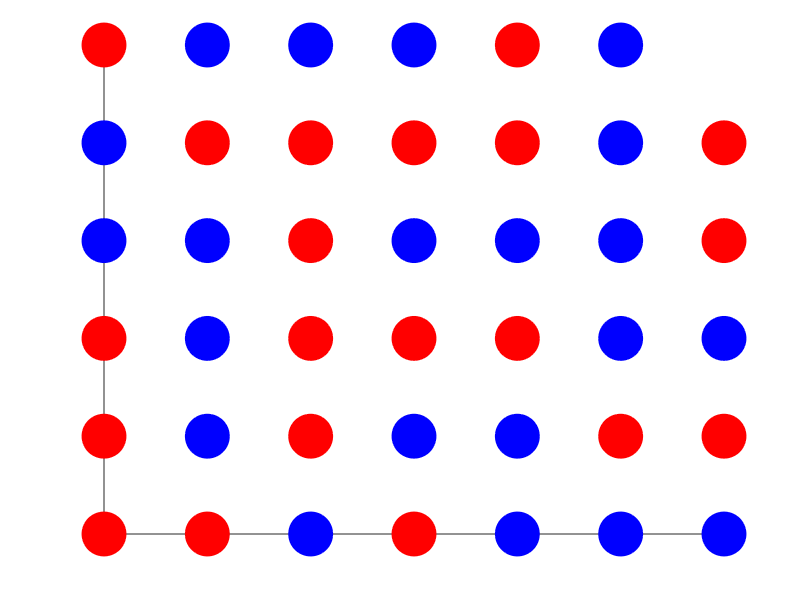

Write MATLAB code to recreate this figure.
clearvars
nMarkers    = 41;
heightSize  = 6;
widthSize   = 7;
markerSize  = 1000;
inRowWinner = 4;
red         = 0;
blue        = 1;

markerThrow  = repmat(1:widthSize,1,heightSize)';   %% sequential throw of markers in each column
[~,d]        = sort(randi(3*heightSize*widthSize,[heightSize*widthSize 1]));         %% create random shuffle instead of sequential throw
markerThrow  = markerThrow(d(1:nMarkers));                        %% sort original sequential throwing

gameMatrix = arrayfun(@(x) rem(find(markerThrow'==x),2),1:widthSize,'UniformOutput',0); % 10 = red 20 = Blue
gameMatrix = cell2mat(cellfun(@(x) [x';nan(heightSize-length(x),1)],gameMatrix,'UniformOutput',0)); %%convert to matrix of size = height and width

%% plot game
[rowRed ,colRed ] = find(gameMatrix == red);
[rowBlue,colBlue] = find(gameMatrix == blue);

scatter(colRed,rowRed,'Sizedata',markerSize,'MarkerFaceColor',[1 0 0],'MarkerEdgeColor',[1 0 0]);
hold on;
scatter(colBlue,rowBlue,'Sizedata',markerSize,'MarkerFaceColor',[0 0 1],'MarkerEdgeColor',[0 0 1]);

%% #inRow formation check
directionMatrix = [1 0;0 1 ;1 1 ;-1 1];  %% [horizontal vertical]
checkFormation = @(fill) ~isempty(find(diff([0 find(diff(fill)) length(fill)])>=inRowWinner, 1));
% checkFormation = @(fill) (diff([0 find(diff(fill)) length(fill)]));

%horizontal check
horizontalCheck = arrayfun(@(x) checkFormation(gameMatrix(x,:)),1:heightSize,'UniformOutput',0);
%Vertical check
verticalCheck = arrayfun(@(x) checkFormation(gameMatrix(:,x)'),1:widthSize,'UniformOutput',0);
%%right diagnol check
rowCheckLimit = heightSize + 1 - inRowWinner;
colCheckLimit = widthSize + 1 - inRowWinner;
rightDiagnolCheck = arrayfun(@(y,x) checkFormation(arrayfun(@(X,Y) gameMatrix(Y,X),x:x+min(heightSize-y+1,widthSize-x+1)-1,y:y+min(heightSize-y+1,widthSize-x+1)-1)),[rowCheckLimit:-1:1 ones(1,colCheckLimit-1)],[ones(1,rowCheckLimit-1) 1:colCheckLimit],'UniformOutput',0);                                   
%%left diagnol check
leftDiagnolCheck = arrayfun(@(y,x) checkFormation(arrayfun(@(X,Y) gameMatrix(Y,X),x:-1:x-min(heightSize-y+1,x)+1,y:y+min(heightSize-y+1,x)-1)),[rowCheckLimit:-1:1 ones(1,widthSize - inRowWinner)],[widthSize*ones(1,rowCheckLimit-1) widthSize:-1:inRowWinner],'UniformOutput',0);                                    
